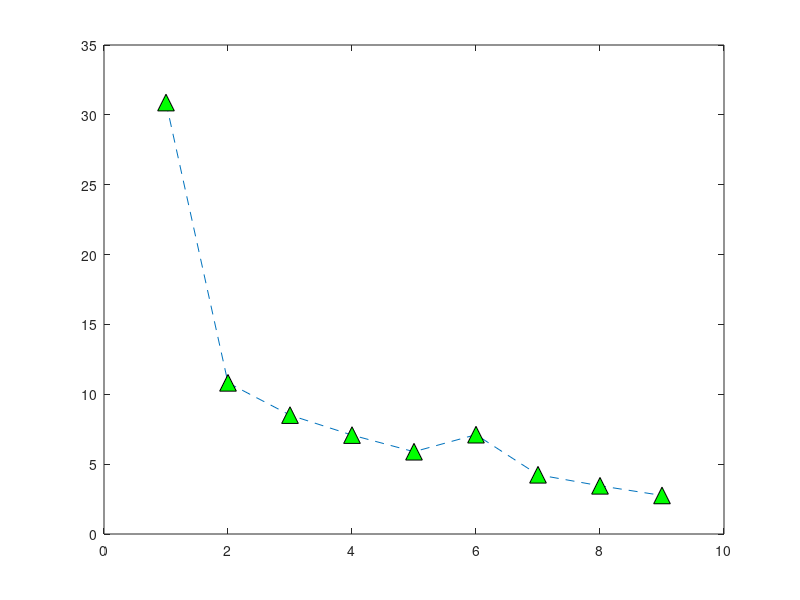

Write MATLAB code to recreate this figure. (Note: this script raises an error after producing the figure.)
clear;
close all;
%AS3959 firebrand mass flux vertical distribution Scrub FDI100 BAL 12.5.

Firebrand_flux = [30.88	10.82	8.51	7.08	5.89	7.11	4.24	3.45	2.76];


plot([Firebrand_flux],'^--','MarkerSize',12,'MarkerEdgeColor','black','MarkerFaceColor',[0 1 0]);

ax = gca;
ax.XTickLabels = {'x=130 m','x=140 m','x=150 m','x=160 m','x=170 m','x=180 m','x=190 m','x=200 m','x=210 m'};

grid on;


box on
xtickangle(45)
xlabel('Vertical plane location','FontWeight','bold','FontSize',20,...
    'FontName','Calibri');
ylabel('Firebrand mass flux (kg.s^{-1})','FontWeight','bold','FontSize',20,...
    'FontName','Calibri');

set(gca,'fontsize',18);

legend('Firebrand mass flux through vertical planes')
